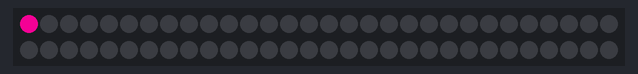
This sketch was run on a simulated Arduino Uno, built with avr-gcc and run on an emulated ATmega328P. Parts: 60 RGB LEDs in strip order, left to right, continuing on the next row.

Above: at 0.01 s.
At 5.26 s:
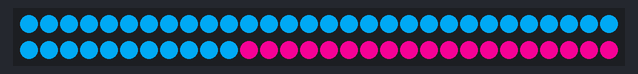
At 9.99 s:
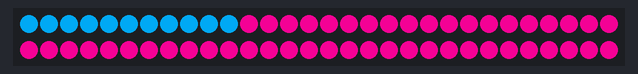
At 19.97 s:
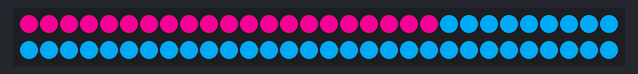
At 29.95 s:
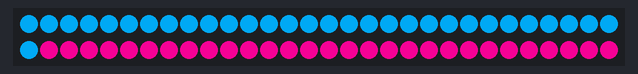
At 39.93 s:
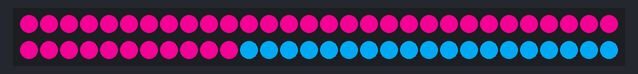

The sketch:

light_ring.ino
```cpp
#include <Adafruit_NeoPixel.h>

#define lightsPin 0

Adafruit_NeoPixel strip = Adafruit_NeoPixel(60, lightsPin, NEO_GRB + NEO_KHZ800);

void setup() {
  strip.begin();
  strip.show(); // Initialize all pixels to 'off'
}

void loop(){
  colorWipe(strip.Color(219, 1, 134), 50);
  colorWipe(strip.Color(0, 151, 217), 50);
}

// Fill the dots one after the other with a color
void colorWipe(uint32_t c, uint8_t wait) {
  for(uint16_t i=0; i<strip.numPixels(); i++) {
      strip.setPixelColor(i, c);
      strip.show();
      delay(wait);
  }
}
```
